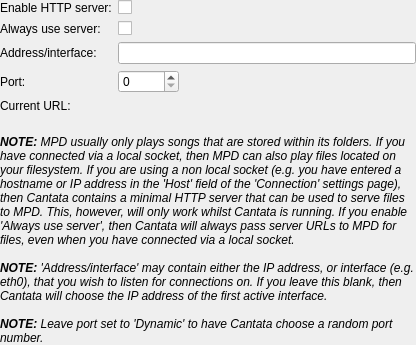
<?xml version="1.0" encoding="UTF-8"?>
<ui version="4.0">
 <class>HttpServerSettings</class>
 <widget class="QWidget" name="HttpServerSettings">
  <property name="geometry">
   <rect>
    <x>0</x>
    <y>0</y>
    <width>416</width>
    <height>345</height>
   </rect>
  </property>
  <layout class="QVBoxLayout" name="verticalLayout">
   <property name="margin">
    <number>0</number>
   </property>
   <item>
    <layout class="QFormLayout" name="formLayout">
     <property name="fieldGrowthPolicy">
      <enum>QFormLayout::ExpandingFieldsGrow</enum>
     </property>
     <item row="0" column="0">
      <widget class="BuddyLabel" name="label">
       <property name="text">
        <string>Enable HTTP server:</string>
       </property>
       <property name="buddy">
        <cstring>enableHttp</cstring>
       </property>
      </widget>
     </item>
     <item row="0" column="1">
      <widget class="OnOffButton" name="enableHttp">
       <property name="text">
        <string/>
       </property>
      </widget>
     </item>
     <item row="1" column="0">
      <widget class="BuddyLabel" name="label_2">
       <property name="text">
        <string>Always use server:</string>
       </property>
       <property name="buddy">
        <cstring>alwaysUseHttp</cstring>
       </property>
      </widget>
     </item>
     <item row="1" column="1">
      <widget class="OnOffButton" name="alwaysUseHttp">
       <property name="text">
        <string/>
       </property>
      </widget>
     </item>
     <item row="2" column="0">
      <widget class="BuddyLabel" name="label_5">
       <property name="text">
        <string>Address/interface:</string>
       </property>
       <property name="buddy">
        <cstring>httpAddress</cstring>
       </property>
      </widget>
     </item>
     <item row="2" column="1">
      <widget class="LineEdit" name="httpAddress"/>
     </item>
     <item row="3" column="0">
      <widget class="BuddyLabel" name="label_3">
       <property name="text">
        <string>Port:</string>
       </property>
       <property name="buddy">
        <cstring>httpPort</cstring>
       </property>
      </widget>
     </item>
     <item row="3" column="1">
      <widget class="SpinBox" name="httpPort">
       <property name="minimum">
        <number>0</number>
       </property>
       <property name="maximum">
        <number>65535</number>
       </property>
      </widget>
     </item>
     <item row="4" column="0">
      <widget class="QLabel" name="label_3b">
       <property name="text">
        <string>Current URL:</string>
       </property>
      </widget>
     </item>
     <item row="4" column="1">
      <widget class="QLabel" name="status">
       <property name="font">
        <font>
         <italic>true</italic>
        </font>
       </property>
      </widget>
     </item>
    </layout>
   </item>
   <item>
    <spacer name="verticalSpacer_2">
     <property name="orientation">
      <enum>Qt::Vertical</enum>
     </property>
     <property name="sizeType">
      <enum>QSizePolicy::Fixed</enum>
     </property>
     <property name="sizeHint" stdset="0">
      <size>
       <width>20</width>
       <height>16</height>
      </size>
     </property>
    </spacer>
   </item>
   <item>
    <widget class="QLabel" name="label_4">
     <property name="text">
      <string>&lt;i&gt;&lt;b&gt;NOTE:&lt;/b&gt; MPD usually only plays songs that are stored within its folders. If you have connected via a local socket, then MPD can also play files located on your filesystem. If you are using a non local socket (e.g. you have entered a hostname or IP address in the 'Host' field of the 'Connection' settings page), then Cantata contains a minimal HTTP server that can be used to serve files to MPD. This, however, will only work whilst Cantata is running.  If you enable 'Always use server', then Cantata will always pass server URLs to MPD for files, even when you have  connected via a local socket.&lt;br/&gt;&lt;br/&gt;
&lt;b&gt;NOTE:&lt;/b&gt; 'Address/interface' may contain either the IP address, or interface (e.g. eth0), that you wish to listen for connections on. If you leave this blank, then Cantata will choose the IP address of the first active interface.&lt;br/&gt;&lt;br/&gt;&lt;b&gt;NOTE:&lt;/b&gt; Leave port set to 'Dynamic' to have Cantata choose a random port number.&lt;/i&gt;</string>
     </property>
     <property name="wordWrap">
      <bool>true</bool>
     </property>
    </widget>
   </item>
   <item>
    <spacer name="verticalSpacer">
     <property name="orientation">
      <enum>Qt::Vertical</enum>
     </property>
     <property name="sizeHint" stdset="0">
      <size>
       <width>20</width>
       <height>13</height>
      </size>
     </property>
    </spacer>
   </item>
  </layout>
 </widget>
 <customwidgets>
  <customwidget>
   <class>OnOffButton</class>
   <extends>QCheckBox</extends>
   <header>onoffbutton.h</header>
  </customwidget>
  <customwidget>
   <class>LineEdit</class>
   <extends>QLineEdit</extends>
   <header>lineedit.h</header>
  </customwidget>
  <customwidget>
   <class>BuddyLabel</class>
   <extends>QLabel</extends>
   <header>buddylabel.h</header>
  </customwidget>
  <customwidget>
   <class>SpinBox</class>
   <extends>QSpinBox</extends>
   <header>spinbox.h</header>
  </customwidget>
 </customwidgets>
 <tabstops>
  <tabstop>enableHttp</tabstop>
  <tabstop>alwaysUseHttp</tabstop>
  <tabstop>httpAddress</tabstop>
  <tabstop>httpPort</tabstop>
 </tabstops>
 <resources/>
 <connections>
  <connection>
   <sender>enableHttp</sender>
   <signal>toggled(bool)</signal>
   <receiver>httpPort</receiver>
   <slot>setEnabled(bool)</slot>
   <hints>
    <hint type="sourcelabel">
     <x>146</x>
     <y>8</y>
    </hint>
    <hint type="destinationlabel">
     <x>189</x>
     <y>112</y>
    </hint>
   </hints>
  </connection>
  <connection>
   <sender>enableHttp</sender>
   <signal>toggled(bool)</signal>
   <receiver>alwaysUseHttp</receiver>
   <slot>setEnabled(bool)</slot>
   <hints>
    <hint type="sourcelabel">
     <x>146</x>
     <y>20</y>
    </hint>
    <hint type="destinationlabel">
     <x>128</x>
     <y>44</y>
    </hint>
   </hints>
  </connection>
  <connection>
   <sender>enableHttp</sender>
   <signal>toggled(bool)</signal>
   <receiver>httpAddress</receiver>
   <slot>setEnabled(bool)</slot>
   <hints>
    <hint type="sourcelabel">
     <x>141</x>
     <y>15</y>
    </hint>
    <hint type="destinationlabel">
     <x>240</x>
     <y>74</y>
    </hint>
   </hints>
  </connection>
 </connections>
</ui>
